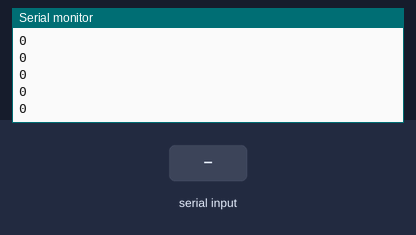
This sketch was run on a simulated Arduino Uno, built with avr-gcc and run on an emulated ATmega328P. Shown: the last lines printed to the serial monitor. Inputs (shaded band) come from the test bench.

Above: at 1.2 s.
1.3 s: "90,45\n" received over the second serial link
At 1.31 s:
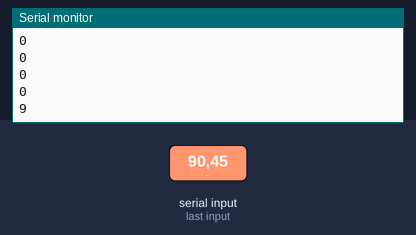
2.8 s: "30,150\n" received over the second serial link
At 2.81 s:
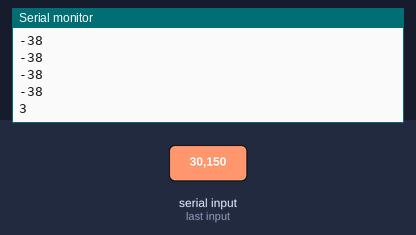
Timing chart, 0 to 5.8 s (numbered marks = the images above; inputs shaded):
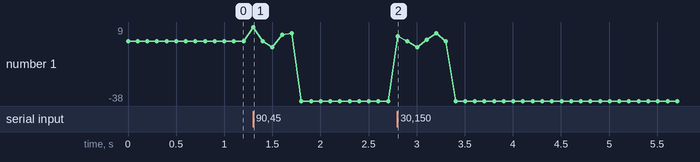

The sketch:

LED-RGB_2.2_.ino
```cpp
#include <SoftwareSerial.h>

int message = 0;
int R = 2;
int G = 3;
int B = 4;


SoftwareSerial BTSerial (10,11);    // TX : 10    RX: 11

void setup() {
  Serial.begin (9600);
  BTSerial.begin (9600);

}

void loop() {

  if (BTSerial.available() > 0 ){message = (BTSerial.read()-48);}
  Serial.println (message);

if (message==1){digitalWrite(R,1);}
if (message==2){digitalWrite(G,1);}
if (message==3){digitalWrite(B,1);}


if (message==5){digitalWrite(R,0);}
if (message==6){digitalWrite(G,0);}
if (message==7){digitalWrite(B,0);}


  delay(100);
}
```

Measured:
- after the input at 1.3 s, the serial monitor: prints a new line at once (image 1)
- after the input at 2.8 s, the serial monitor: prints a new line at once (image 2)
- plotted number 1: 0 → -38 after the input at 1.3 s
